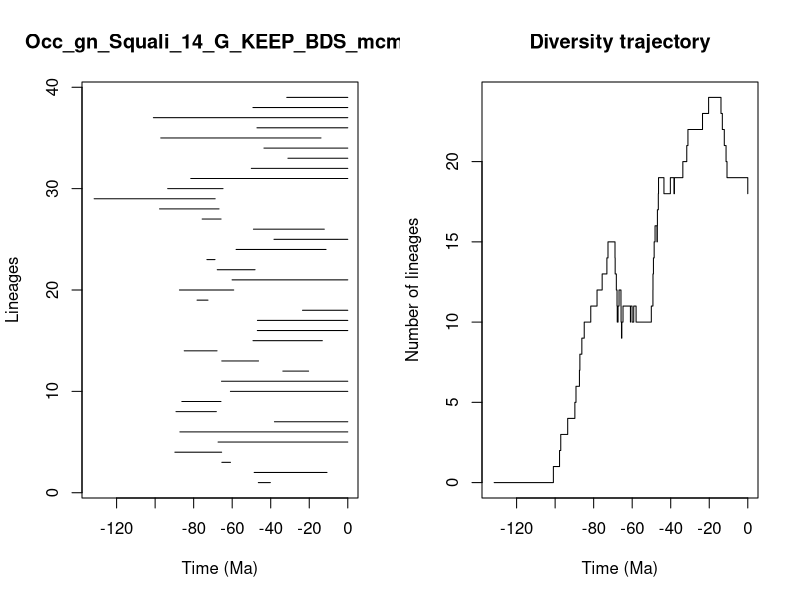

Write R code to recreate this figure.


pdf(file='../Results/Genus/5_MA_bins_EP/pyrate_mcmc_logs/Occ_gn_Squali_14_G_KEEP_BDS_mcmc_LTT.pdf',width=0.6*20, height=0.6*10)
title = "Occ_gn_Squali_14_G_KEEP_BDS_mcmc"
ts=c(46.43785900895018, 48.59499089977245,65.37270869621015,89.75452678763455,67.3314624097504,87.15262268197874,38.068021838328185,89.17125655630458,86.13288351130679,60.922475573647,65.55061373260956,33.707585866819024,65.40767376673493,84.8953464527127,49.205998365907526,46.95153062003955,46.908610580464675,23.498396997549722,78.2457147723009,87.38389754969411,60.0548067242747,67.7595012062256,73.13077812824466,57.97621765390538,38.31029261106376,48.971110558762355,75.58664433856319,97.70804381725088,131.65379530140876,93.47874709112435,81.50346350988117,50.07325511742655,31.061449620679543,43.51490359813492,97.07957379424057,47.14597691375039,100.91036394466609,49.23464791476276,31.669647075090126)
te=c(40.18679088503595, 10.781445263588571,60.87845752322306,65.47049495683906,0.0,0.0,0.0,68.2295614164914,65.8266948396544,0.0,0.0,20.3333588427949,46.327274635757654,67.86713135049135,13.208254676199317,0.0,0.0,0.0,72.55945817300389,59.199621307094816,0.0,48.13465101946276,68.92109488061793,11.276253295219862,0.0,12.192905861719167,65.77376065019224,66.82923412958905,68.8399382667929,64.76083580276175,0.0,0.0,0.0,0.0,13.909175160734351,0.0,0.0,0.0,0.0)
div_traj=c(0, 1,2,3,4,5,6,7,8,9,10,11,12,13,14,15,14,13,12,11,10,11,12,11,10,9,10,9,10,11,10,11,10,11,10,11,12,13,14,15,16,15,16,17,18,19,18,19,18,19,20,21,22,23,24,23,22,21,20,19,18)
time_events=c(131.65379530140876, 100.91036394466609,97.70804381725088,97.07957379424057,93.47874709112435,89.75452678763455,89.17125655630458,87.38389754969411,87.15262268197874,86.13288351130679,84.8953464527127,81.50346350988117,78.2457147723009,75.58664433856319,73.13077812824466,72.55945817300389,68.92109488061793,68.8399382667929,68.2295614164914,67.86713135049135,67.7595012062256,67.3314624097504,66.82923412958905,65.8266948396544,65.77376065019224,65.55061373260956,65.47049495683906,65.40767376673493,65.37270869621015,64.76083580276175,60.922475573647,60.87845752322306,60.0548067242747,59.199621307094816,57.97621765390538,50.07325511742655,49.23464791476276,49.205998365907526,48.971110558762355,48.59499089977245,48.13465101946276,47.14597691375039,46.95153062003955,46.908610580464675,46.43785900895018,46.327274635757654,43.51490359813492,40.18679088503595,38.31029261106376,38.068021838328185,33.707585866819024,31.669647075090126,31.061449620679543,23.498396997549722,20.3333588427949,13.909175160734351,13.208254676199317,12.192905861719167,11.276253295219862,10.781445263588571,0.0)
                par(mfrow=c(1,2))
                L = length(ts)
                plot(ts, 1:L , xlim=c(-max(ts)-1,0), pch=20, type="n", main=title,xlab="Time (Ma)",ylab="Lineages")
                for (i in 1:L){segments(x0=-te[i],y0=i,x1=-ts[i],y1=i)}    
                t = -time_events
                plot(div_traj ~ t,type="s", main = "Diversity trajectory",xlab="Time (Ma)",ylab="Number of lineages",xlim=c(-max(ts)-1,0))
                abline(v=c(65,200,251,367,445),lty=2,col="gray")
                
